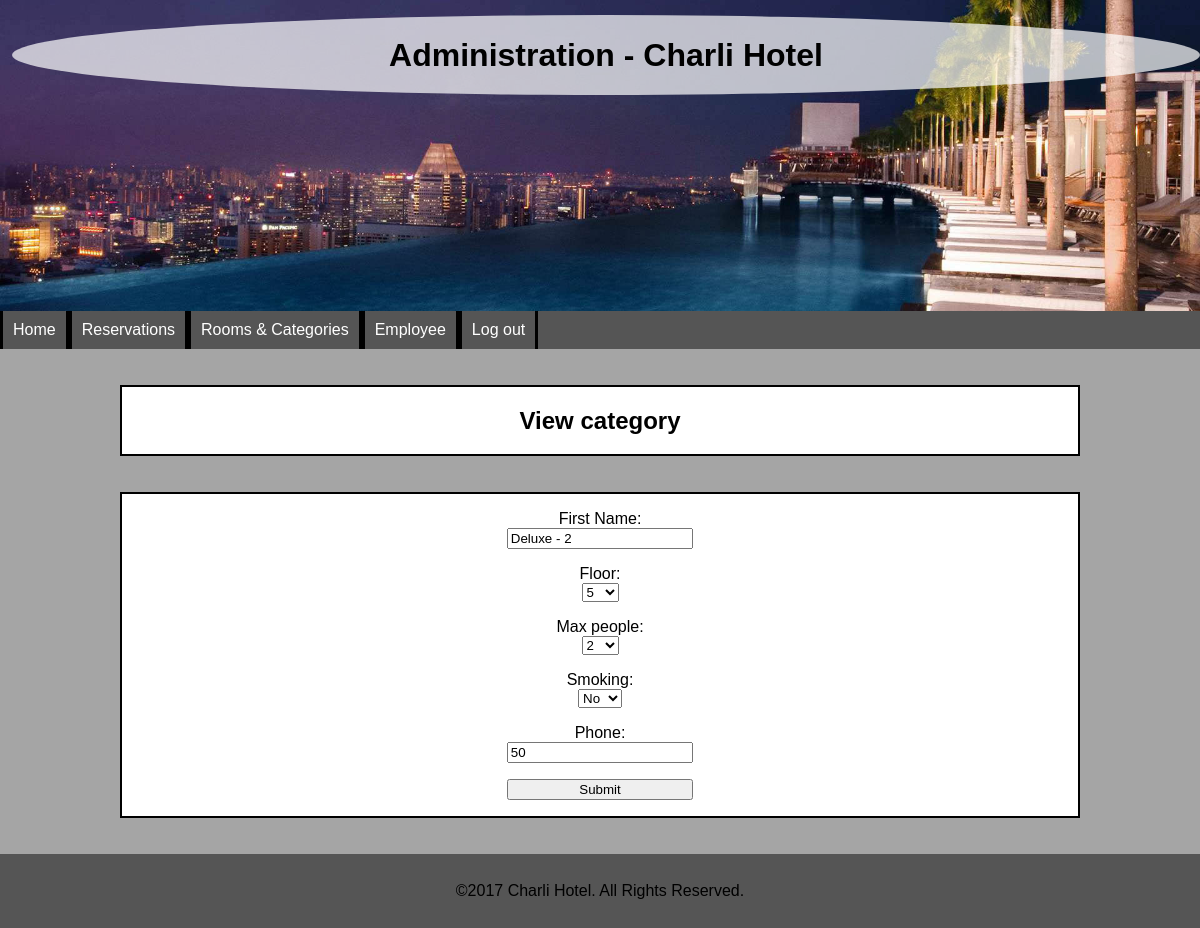
The app's page /administration/view_category.php?id=1 (signed in) with its own data.
### tables this page shows
CREATE TABLE `CATEGORY` (
  `id_category` int(11) NOT NULL,
  `name_category` varchar(255) NOT NULL,
  `floor_category` int(11) NOT NULL,
  `max_people_category` int(11) NOT NULL,
  `smoking_category` tinyint(1) NOT NULL,
  `price_category` float NOT NULL
);

### administration/view_category.php (the view, shortened to what this page needs)
<?php
	$co = mysqli_connect("localhost", "root", "root", "hotel");
	$sql = "	SELECT *
				FROM CATEGORY
				WHERE id_category = $_GET[id]
			";
	$result = mysqli_query($co, $sql);
	$row = mysqli_fetch_array($result);
	$name_category = $row['name_category'];
	$floor_category = $row['floor_category'];
	$max_people_category = $row['max_people_category'];
	$price_category = $row['price_category'];
?>
<!DOCTYPE>
<html>
	<head>
		<link href="../styles/style.css" rel="stylesheet" type="text/css">
	</head>
	<body>
		<header>
			<?php
				if (is_readable("../includes/header_admin.php")) {
					include("../includes/header_admin.php");
				} else {
					echo "Can not load header";
				}
			?>
		</header>
		<nav>
			<?php
				if (is_readable("../includes/menu_admin.php")) {
					include("../includes/menu_admin.php");
				} else {
					echo "Can not load menu";
				}
			?>
		</nav>
		<section class="title">
			<h1>View category</h1>
		</section>
		<section>
			<article>
				<form action="controller/edit_category.php" method="post">
					<p>
						<label for="name">First Name:</label>
						<input type="text" id="name" name="name" required="required"
							   value="<?php echo $name_category ?>"/>
					</p>
					<p>
						<label for="floor">Floor:</label>
						<select title="floor" name="floor">
							<option value="<?php echo $floor_category ?>"><?php echo $floor_category ?></option>
						</select>
					</p>
					<p>
						<label for="max_people">Max people:</label>
						<select title="max_people" name="max_people">
							<option
								value="<?php echo $max_people_category ?>"><?php echo $max_people_category ?></option>
						</select>
					</p>
					<p>
						<label for="smoking">Smoking:</label>
						<select title="smoking" name="smoking">
							<option value="No" selected>No</option>
						</select>
					</p>
					<p>
						<label for="price">Phone:</label>
						<input type="text" id="price" name="price" required="required"
							   value="<?php echo $price_category ?>"/>
					</p>
					<p>
						<input type="submit" name="Submit" value="Submit">
					</p>
				</form>
			</article>
		</section>
		<footer>
			<?php
				if (is_readable("../includes/footer.php")) {
					include("../includes/footer.php");
				} else {
					echo "Can not load footer";
				}
			?>
		</footer>
	</body>
</html>

### styles/style.css (style rules this page uses)
body { margin: 0; padding: 0; background-size: cover; background-attachment: fixed; background-color: #a5a5a5; font-family: cursive, Arial, Helvetica, sans-serif; }
h1, h2, h3 { color: #000000; }
nav { background-color: #555555; margin-top: auto; height: auto; width: 100%; display: inline-block; min-width: 100%; }
section { background-color: #FFFFFF; text-align: justify; border: #000000 solid 2px; margin-top: 3%; margin-bottom: 3%; margin-left: 10%; margin-right: 10%; padding-left: 1%; padding-right: 1%; }
footer { background-color: #555555; margin-top: auto; height: auto; width: auto; padding-left: 1%; padding-right: 1%; padding-top: 1%; padding-bottom: 1%; text-align: center; }
.title { text-align: center; }
label { display: block; }
form { text-align: center; }
input { width: 20%; }

### records on screen
category: name "Deluxe - 2", floor "5", max_people "2", price "50"
